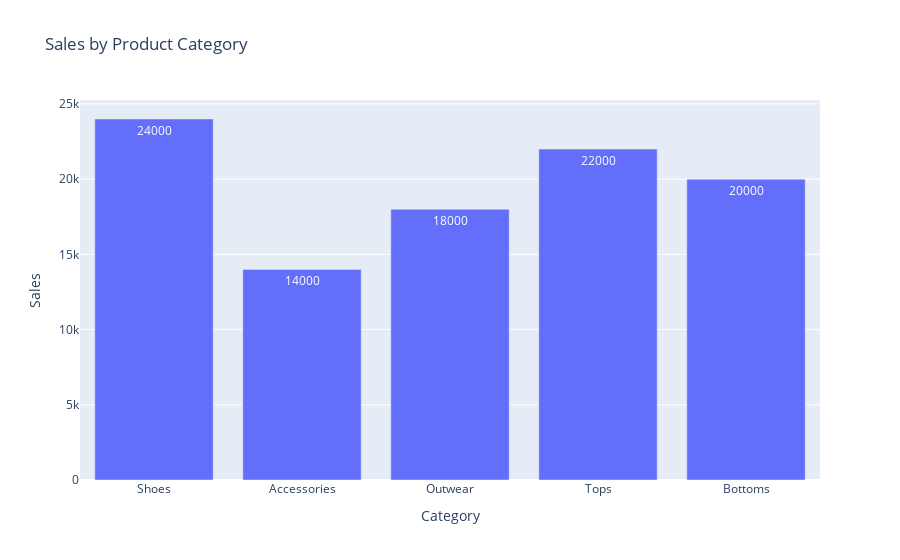

The notebook cell this image was saved under:
### Code cell
import plotly.express as px
import pandas as pd

df_bar = pd.DataFrame({
    'Category':['Shoes', 'Accessories', 'Outwear', 'Tops', 'Bottoms'],
    'Sales':[24000,14000,18000,22000,20000]
})

fig = px.bar(df_bar, x='Category', y='Sales', title="Sales by Product Category", text='Sales')
fig.update_traces()
fig.show()

### Figure 1 — Plotly figure (JSON) as saved in the notebook; plotly's stock layout.template omitted (floating-point values rounded to 4 significant figures)
{"data": [{"hovertemplate": "Category=%{x}<br>Sales=%{text}<extra></extra>", "legendgroup": "", "marker": {"color": "#636efa", "pattern": {"shape": ""}}, "name": "", "orientation": "v", "showlegend": false, "text": [24000.0, 14000.0, 18000.0, 22000.0, 20000.0], "textposition": "auto", "type": "bar", "x": ["Shoes", "Accessories", "Outwear", "Tops", "Bottoms"], "xaxis": "x", "y": [24000, 14000, 18000, 22000, 20000], "yaxis": "y"}], "layout": {"barmode": "relative", "legend": {"tracegroupgap": 0}, "title": {"text": "Sales by Product Category"}, "xaxis": {"anchor": "y", "domain": [0, 1], "title": {"text": "Category"}}, "yaxis": {"anchor": "x", "domain": [0, 1], "title": {"text": "Sales"}}}}
